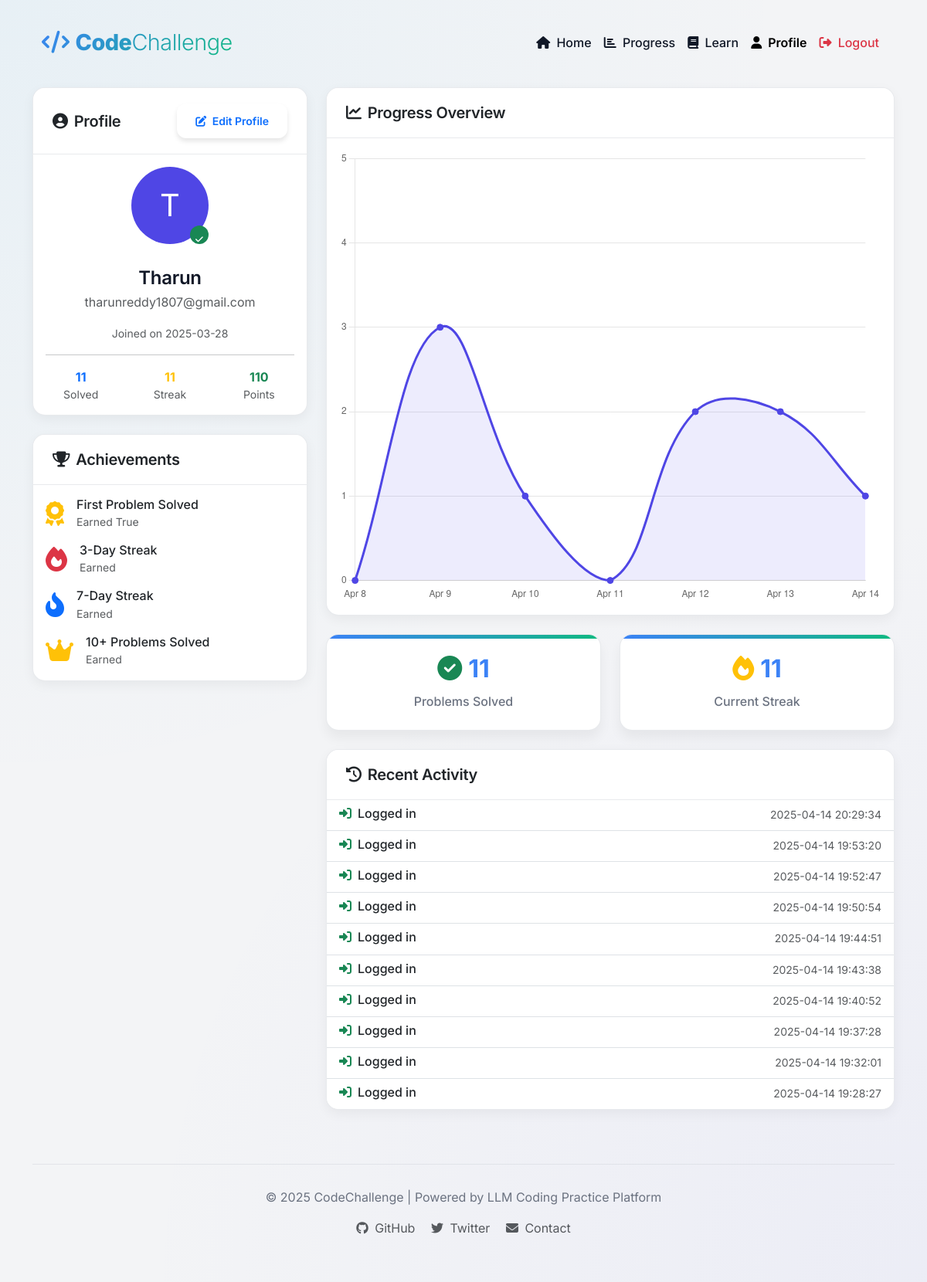
The page /profile (signed in) on the database as committed earlier.
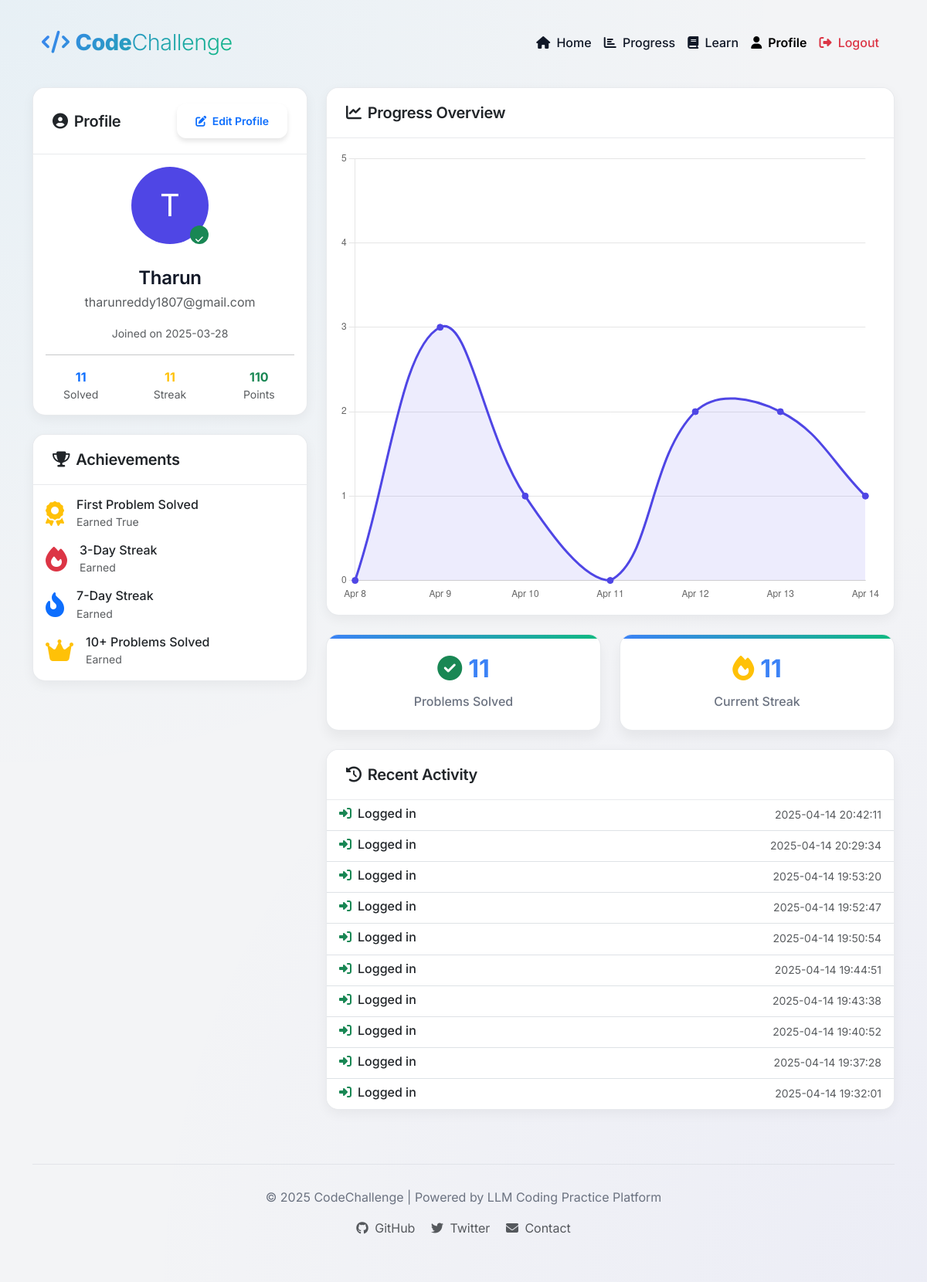
The same page on the database as committed later.
### tables this page shows
CREATE TABLE users (
        id TEXT PRIMARY KEY,
        username TEXT UNIQUE NOT NULL,
        email TEXT UNIQUE NOT NULL,
        password_hash TEXT NOT NULL,
        created_at TIMESTAMP DEFAULT CURRENT_TIMESTAMP,
        last_login TIMESTAMP,
        is_active BOOLEAN DEFAULT 1
    );

CREATE TABLE user_stats (
        user_id TEXT PRIMARY KEY,
        problems_solved INTEGER DEFAULT 0,
        current_streak INTEGER DEFAULT 0,
        longest_streak INTEGER DEFAULT 0,
        points INTEGER DEFAULT 0,
        FOREIGN KEY (user_id) REFERENCES users (id)
    );

CREATE TABLE user_activity (
        id INTEGER PRIMARY KEY AUTOINCREMENT,
        user_id TEXT,
        activity_type TEXT NOT NULL,
        timestamp TIMESTAMP DEFAULT CURRENT_TIMESTAMP,
        ip_address TEXT,
        user_agent TEXT,
        FOREIGN KEY (user_id) REFERENCES users (id)
    );

### auth.py (the view)
    @app.route('/profile')
    @login_required
    def profile():
        db = get_db()
        cursor = db.cursor()
        cursor.execute(
            "SELECT u.*, s.* FROM users u JOIN user_stats s ON u.id = s.user_id WHERE u.id = ?",
            (session['user_id'],)
        )
        user_data = cursor.fetchone()
        if not user_data:
            session.clear()  # User doesn't exist anymore, clear session
            flash('User not found. Please login again.', 'error')
            return redirect(url_for('login'))
        cursor.execute(
            "SELECT activity_type, timestamp FROM user_activity WHERE user_id = ? ORDER BY timestamp DESC LIMIT 10",
            (session['user_id'],)
        )
        activities = cursor.fetchall()
        return render_template('profile.html', user=user_data, activities=activities)

### templates/profile.html (shortened to what this page needs)
<!DOCTYPE html>
<html lang="en">
<head>
    <link href="https://cdn.jsdelivr.net/npm/bootstrap@5.3.0-alpha1/dist/css/bootstrap.min.css" rel="stylesheet">
    <link rel="stylesheet" href="https://cdnjs.cloudflare.com/ajax/libs/font-awesome/6.4.0/css/all.min.css">
    <link rel="stylesheet" href="{{ url_for('static', filename='css/styles.css') }}">
</head>
<body>
    <div class="container">
        <nav class="navbar navbar-expand-lg navbar-light mb-4">
            <div class="container-fluid">
                <a class="navbar-brand" href="#"><i class="fas fa-code me-2"></i>Code<span>Challenge</span></a>
                <div class="collapse navbar-collapse" id="navbarNav">
                    <ul class="navbar-nav ms-auto">
                        <li class="nav-item">
                            <a class="nav-link" href="{{ url_for('index') }}"><i class="fas fa-home me-1"></i> Home</a>
                        </li>
                        <li class="nav-item">
                            <a class="nav-link" href="#"><i class="fas fa-chart-bar me-1"></i> Progress</a>
                        </li>
                        <li class="nav-item">
                            <a class="nav-link" href="#"><i class="fas fa-book me-1"></i> Learn</a>
                        </li>
                        <li class="nav-item">
                            <a class="nav-link active" href="{{ url_for('profile') }}"><i class="fas fa-user me-1"></i> Profile</a>
                        </li>
                        <li class="nav-item">
                            <a class="nav-link text-danger" href="{{ url_for('logout') }}"><i class="fas fa-sign-out-alt me-1"></i> Logout</a>
                        </li>
                    </ul>
                </div>
            </div>
        </nav>
        <div class="row">
            <div class="col-md-4">
                <div class="card mb-4">
                    <div class="card-header d-flex justify-content-between align-items-center">
                        <h5 class="mb-0"><i class="fas fa-user-circle me-2"></i>Profile</h5>
                        <button class="btn btn-sm btn-outline-primary" data-bs-toggle="modal" data-bs-target="#profileEditModal">
                            <i class="fas fa-edit me-1"></i> Edit Profile
                        </button>
                    </div>
                    <div class="card-body text-center">
                        <div class="mb-3">
                            <div class="d-inline-block position-relative">
                                <div style="width: 100px; height: 100px; background-color: #4f46e5; border-radius: 50%; display: flex; align-items: center; justify-content: center; color: white; font-size: 2.5rem;" class="profile-letter">
                                    {{ username[0]|upper if username else user.username[0]|upper }}
                                </div>
                                <span class="position-absolute bottom-0 end-0 bg-success text-white rounded-circle p-1" style="width: 24px; height: 24px;">
                                    <i class="fas fa-check" style="font-size: 0.7rem;"></i>
                                </span>
                            </div>
                        </div>
                        <h4 class="mb-1">{{ username if username else user.username }}</h4>
                        <p class="text-muted">{{ user.email }}</p>
                        <p class="mb-0"><small class="text-muted">Joined on {{ user.created_at.split(' ')[0] }}</small></p>
                        <hr>
                        <div class="row text-center">
                            <div class="col-4">
                                <div class="fw-bold text-primary">{{ user.problems_solved }}</div>
                                <div class="small text-muted">Solved</div>
                            </div>
                            <div class="col-4">
                                <div class="fw-bold text-warning">{{ user.current_streak }}</div>
                                <div class="small text-muted">Streak</div>
                            </div>
                            <div class="col-4">
                                <div class="fw-bold text-success">{{ user.points }}</div>
                                <div class="small text-muted">Points</div>
                            </div>
                        </div>
                    </div>
                </div>
                <div class="card mb-4">
                    <div class="card-header">
                        <h5 class="mb-0"><i class="fas fa-trophy me-2"></i>Achievements</h5>
                    </div>
                    <div class="card-body">
                        <div class="d-flex align-items-center mb-3">
                            <div class="me-3">
                                <i class="fas fa-award text-warning fa-2x"></i>
                            </div>
                            <div>
                                <h6 class="mb-0">First Problem Solved</h6>
                                <small class="text-muted">Earned {{ user.problems_solved > 0 }}</small>
                            </div>
                        </div>
                        <div class="d-flex align-items-center mb-3">
                            <div class="me-3">
                                <i class="fas fa-fire text-danger fa-2x"></i>
                            </div>
                            <div>
                                <h6 class="mb-0">3-Day Streak</h6>
                                <small class="text-muted">{{ 'Earned' if user.longest_streak >= 3 else 'Not earned yet' }}</small>
                            </div>
                        </div>
                        <div class="d-flex align-items-center mb-3">
                            <div class="me-3">
                                <i class="fas fa-fire-alt text-primary fa-2x"></i>
                            </div>
                            <div>
                                <h6 class="mb-0">7-Day Streak</h6>
                                <small class="text-muted">{{ 'Earned' if user.longest_streak >= 7 else 'Not earned yet' }}</small>
                            </div>
                        </div>
                        <div class="d-flex align-items-center">
                            <div class="me-3">
                                <i class="fas fa-crown text-warning fa-2x"></i>
                            </div>
                            <div>
                                <h6 class="mb-0">10+ Problems Solved</h6>
                                <small class="text-muted">{{ 'Earned' if user.problems_solved >= 10 else 'Not earned yet' }}</small>
                            </div>
                        </div>
                    </div>
                </div>
            </div>
            <div class="col-md-8">
                <div class="card mb-4">
                    <div class="card-header">
                        <h5 class="mb-0"><i class="fas fa-chart-line me-2"></i>Progress Overview</h5>
                    </div>
                    <div class="card-body">
                        <canvas id="progress-chart" height="250"></canvas>
                    </div>
                </div>
                <div class="row">
                    <div class="col-md-6">
                        <div class="stats-card mb-4">
                            <h3><i class="fas fa-check-circle text-success me-2"></i>{{ user.problems_solved }}</h3>
                            <p>Problems Solved</p>
                        </div>
                    </div>
                    <div class="col-md-6">
                        <div class="stats-card mb-4">
                            <h3><i class="fas fa-fire text-warning me-2"></i>{{ user.current_streak }}</h3>
                            <p>Current Streak</p>
                        </div>
                    </div>
                </div>
                <div class="card">
                    <div class="card-header">
                        <h5 class="mb-0"><i class="fas fa-history me-2"></i>Recent Activity</h5>
                    </div>
                    <div class="card-body p-0">
                        <div class="list-group list-group-flush">
                            {% for activity in activities %}
                                <div class="list-group-item">
                                    <div class="d-flex w-100 justify-content-between">
                                        <h6 class="mb-1">
                                            {% if activity.activity_type == 'registration' %}
                                                <i class="fas fa-user-plus text-primary me-2"></i>Registered account
                                            {% elif activity.activity_type == 'successful_login' %}
                                                <i class="fas fa-sign-in-alt text-success me-2"></i>Logged in
                                            {% elif activity.activity_type == 'failed_login' %}
                                                <i class="fas fa-exclamation-triangle text-warning me-2"></i>Failed login attempt
                                            {% else %}
                                                <i class="fas fa-circle text-muted me-2"></i>{{ activity.activity_type|replace('_', ' ')|title }}
                                            {% endif %}
                                        </h6>
                                        <small class="text-muted">{{ activity.timestamp }}</small>
                                    </div>
                                </div>
                            {% endfor %}
                        </div>
                    </div>
                </div>
            </div>
        </div>
        <footer>
            <p>© 2025 CodeChallenge | Powered by LLM Coding Practice Platform</p>
            <div class="mt-2">
                <a href="#" class="text-decoration-none text-muted me-3"><i class="fab fa-github me-1"></i> GitHub</a>
                <a href="#" class="text-decoration-none text-muted me-3"><i class="fab fa-twitter me-1"></i> Twitter</a>
                <a href="#" class="text-decoration-none text-muted"><i class="fas fa-envelope me-1"></i> Contact</a>
            </div>
        </footer>
    </div>
</body>
</html>

Rows that differ between the two databases and show on the page:
no longer on this page (row unchanged): user_activity: activity_type "successful_login" (drawn), timestamp "2025-04-14 19:28:27"
added user_activity: activity_type "successful_login" (drawn), timestamp "2025-04-14 20:42:11"
